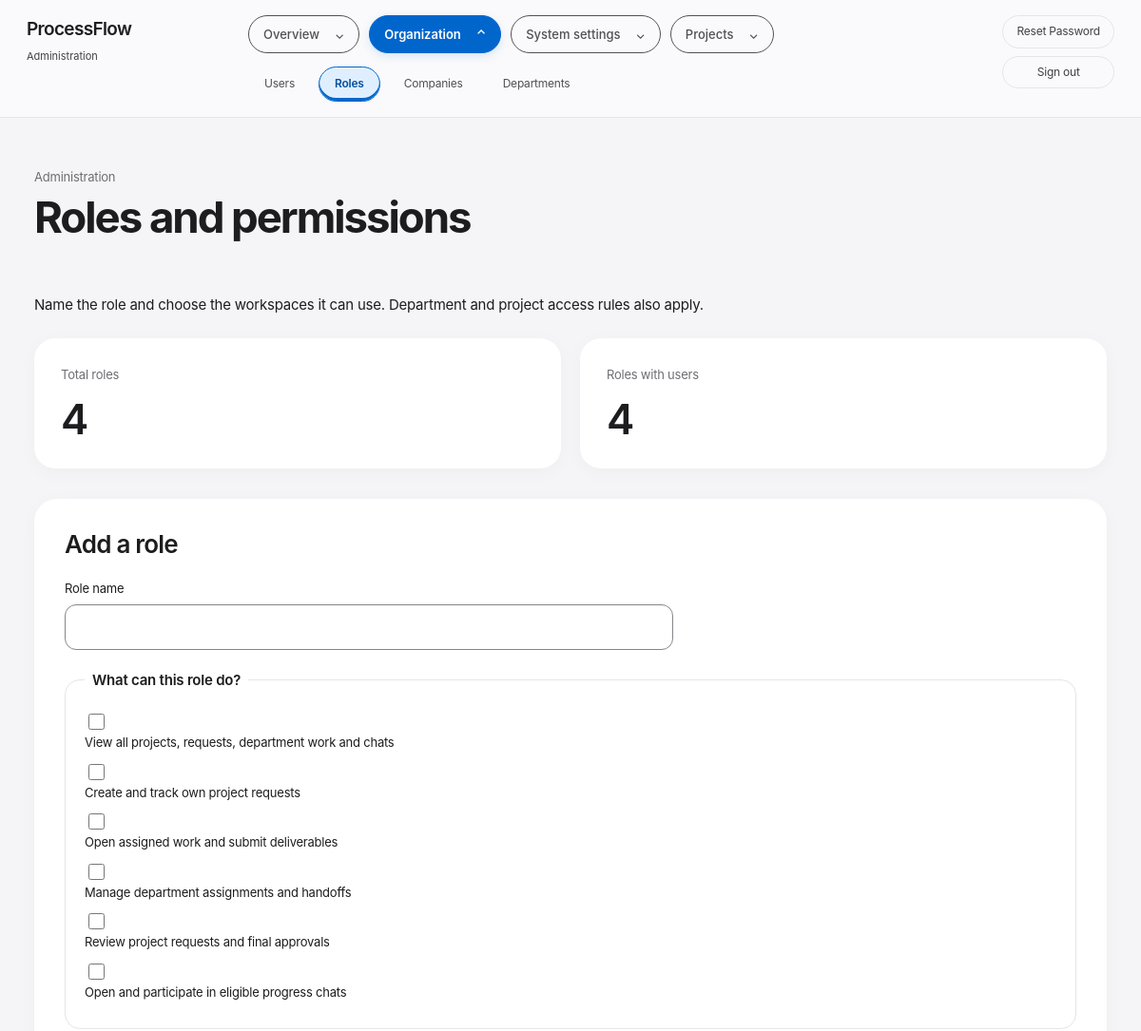
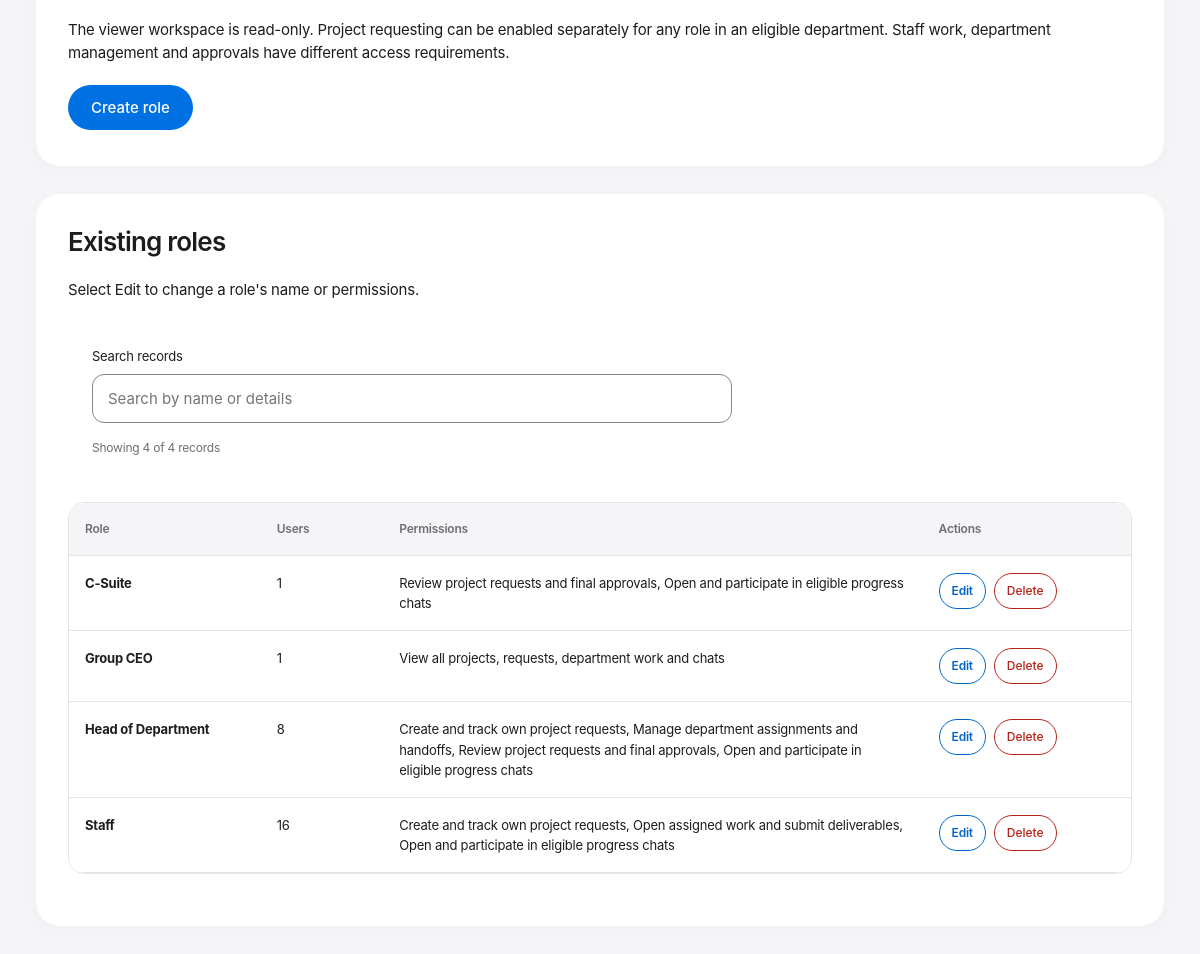
The page /admin/roles.php (signed in) on the database its author committed (2 pictures, top to bottom).
### tables this page shows
CREATE TABLE `bd_access_roles` (
  `id` int(11) NOT NULL AUTO_INCREMENT,
  `name` varchar(100) NOT NULL,
  `workflow_role` varchar(50) NOT NULL,
  `default_key` varchar(50) DEFAULT NULL,
  `can_request` tinyint(4) NOT NULL DEFAULT 0,
  `can_work` tinyint(4) NOT NULL DEFAULT 0,
  `can_manage_department` tinyint(4) NOT NULL DEFAULT 0,
  `can_approve` tinyint(4) NOT NULL DEFAULT 0,
  `can_chat` tinyint(4) NOT NULL DEFAULT 0,
  `can_view_all` tinyint(4) NOT NULL DEFAULT 0,
  `is_deleted` tinyint(4) NOT NULL DEFAULT 0,
  PRIMARY KEY (`id`),
  UNIQUE KEY `name` (`name`),
  UNIQUE KEY `default_key` (`default_key`)
);

### admin/roles.php (the view, shortened to what this page needs)
<?php
require_once __DIR__ . '/../config/db.php';
require_once __DIR__ . '/../config/admin_access.php';
require_once __DIR__ . '/../config/page_helpers.php';
$permissionLabels = ACCESS_PERMISSIONS;
$roles = $pdo
    ->query(
        'SELECT r.*,
    (SELECT COUNT(*) FROM bd_users u WHERE u.access_role_id = r.id OR (u.access_role_id IS NULL AND u.role = r.default_key)) AS user_count,
    (SELECT COUNT(*) FROM bd_approval_role_rules a WHERE a.requester_role_id = r.id OR a.approver_role_id = r.id) AS rule_count
    FROM bd_access_roles r WHERE r.is_deleted = 0 ORDER BY r.name',
    )
    ->fetchAll();
$editing = null;
?>
<!doctype html>
<html lang="en">
<head>
</head>
<body>
    <p>Name the role and choose the workspaces it can use. Department and project access rules also apply.</p>
    <?php foreach (array_filter([['id' => 0, 'name' => ''], $editing]) as $role): $editing = !empty($role['id']); ?>
        <section id="<?= $editing ? 'role-form' : 'add-role' ?>">
            <h2><?= $editing ? 'Edit role' : 'Add a role' ?></h2>
            <form method="post">
                <div>
                    <div>
                        <label>Role name
                            <input name="name" required maxlength="100" value="<?= htmlspecialchars($role['name']) ?>">
                        </label>
                    </div>
                </div>
                <fieldset>
                    <legend>What can this role do?</legend>
                    <?php foreach ($permissionLabels as $key => $label): ?>
                        <div>
                            <input type="checkbox" id="<?= $key . (int) $role['id'] ?>" name="<?= $key ?>"
                                <?= !empty($role[$key]) ? 'checked' : '' ?>>
                            <label for="<?= $key . (int) $role['id'] ?>"><?= htmlspecialchars($label) ?></label>
                        </div>
                    <?php endforeach; ?>
                </fieldset>
                <p>The viewer workspace is read-only. Project requesting can be enabled separately for any role in an
                    eligible department. Staff work, department management and approvals have different access requirements.
                </p>
                <button type="submit"><?= $role['id'] ? 'Save changes' : 'Create role' ?></button>
            </form>
        </section>
    <?php endforeach; ?>
    <section>
        <h2>Existing roles</h2>
        <p>Select Edit to change a role's name or permissions.</p>
        <table>
            <thead>
                <tr>
                    <th>Role</th>
                    <th>Users</th>
                    <th>Permissions</th>
                    <th>Actions</th>
                </tr>
            </thead>
            <tbody>
                <?php foreach ($roles as $role): ?>
                    <tr data-search-group="roles">
                        <td><strong><?= htmlspecialchars($role['name']) ?></strong></td>
                        <td><?= (int) $role['user_count'] ?></td>
                        <td>
                            <?php
                            $enabled = [];
                            foreach ($permissionLabels as $key => $label) {
                                if (!empty($role[$key])) {
                                    $enabled[] = $label;
                                }
                            }
                            echo htmlspecialchars($enabled ? implode(', ', $enabled) : 'No permissions');
                            ?>
                        </td>
                        <td>
                            <div class="record-actions">
                                <a class="action-button" href="roles.php?edit=<?= (int) $role[ 'id' ] ?>#role-form"
                                    aria-label="Edit <?= htmlspecialchars($role['name']) ?> role">Edit</a>
                                <form method="post"
                                    onsubmit="return confirm('Delete this role? Users assigned to it will lose access until an admin assigns another role.')">
                                    <button type="submit" name="delete_role" value="1">Delete</button>
                                </form>
                            </div>
                        </td>
                    </tr>
                <?php endforeach; ?>
            </tbody>
        </table>
    </section>
    </main>
</body>
</html>

### assets/application.css (style rules this page uses)
:root { --canvas: #f5f5f7; --surface: #fff; --ink: #1d1d1f; --muted: #6e6e73; --line: #e5e5e7; --line-strong: #86868b; --nav: #fff; --nav-text: #424245; --nav-hover: #eef5ff; --accent: #0066cc; --accent-hover: #004f9e; --brand: #0071e3; --brand-hover: #0077ed; --brown: #515154; --teal: #0071e3; --olive: #287d3c; --success: #237b38; --success-bg: #edf7ee; --danger: #b42318; --danger-bg: #fff1f0; --focus: #0066cc; --soft-blue: #eef5ff; --shade: #00000026; --font: -apple-system, BlinkMacSystemFont, 'Segoe UI', 'Helvetica Neue', Arial, sans-serif; --sidebar: 250px; }
* { box-sizing: border-box; }
html, body { margin: 0; min-height: 100%; overflow-x: clip; }
body { background: var(--canvas); color: var(--ink); font: 14px/1.55 var(--font); }
a { color: var(--accent); text-underline-offset: 3px; }
:where(a, button, input, select, textarea, summary, [tabindex]):focus-visible { outline: 2px solid var(--focus); outline-offset: 3px; }
h1, h2, h3, h4 { line-height: 1.25; font-weight: 600; overflow-wrap: anywhere; }
h2 { font-size: 22px; margin: 0 0 20px; }
p { margin: 0 0 16px; }
main section { background: var(--surface); border: 1px solid var(--line); border-top: 3px solid var(--brown); padding: 24px; margin: 24px 0; min-width: 0; }
label { display: block; color: var(--ink); font-size: 13px; margin-bottom: 8px; }
input, select, textarea, button { font: inherit; }
input:not([type='checkbox']):not([type='radio']):not([type='hidden']), select, textarea { display: block; width: 100%; max-width: 40rem; background: var(--canvas); color: var(--ink); border: 0; border-bottom: 1px solid var(--line-strong); border-radius: 0; min-height: 44px; padding: 11px 14px; margin: 6px 0 16px; }
input[type='checkbox'], input[type='radio'] { width: 17px; height: 17px; accent-color: var(--accent); vertical-align: middle; margin-right: 7px; }
button { display: inline-block; background: var(--brand); color: var(--ink); border: 1px solid transparent; border-radius: 2px; min-height: 44px; padding: 10px 20px; cursor: pointer; margin: 4px 8px 4px 0; text-align: left; font-weight: 600; }
button[data-intent='danger'] { background: transparent; color: var(--danger); border-color: var(--danger); }
fieldset { border: 1px solid var(--line); padding: 20px; margin: 20px 0; }
legend { padding: 0 8px; font-weight: 600; }
table { width: 100%; border-collapse: collapse; background: var(--surface); text-align: left; font-size: 13px; }
th { background: var(--brown); font-weight: 600; color: var(--surface); }
th, td { border-bottom: 1px solid var(--line); padding: 14px 16px; vertical-align: top; }
td { min-width: 100px; max-width: 440px; overflow-wrap: anywhere; }
td button { font-size: 12px; min-height: 36px; padding: 7px 12px; }
.record-actions { display: flex; flex-wrap: wrap; align-items: center; gap: 8px; }
.record-actions form { margin: 0; }
.record-actions button { margin: 0; }
td:has(> .record-actions) { min-width: 170px; }
.action-button { display: inline-flex; align-items: center; justify-content: center; min-height: 36px; padding: 7px 12px; border: 1px solid var(--accent); border-radius: 2px; color: var(--accent); background: transparent; font-size: 12px; font-weight: 600; line-height: 1.55; text-decoration: none; }
:root { --bubble-shadow: 0 5px 18px #0000000a; --bubble-active-shadow: 0 5px 16px #0071e338; }
main section { border-radius: 16px; }
body { -webkit-font-smoothing: antialiased; font-size: 15px; letter-spacing: -0.015em; }
h2 { letter-spacing: -0.03em; font-size: 26px; }
main section { border: 0; border-radius: 24px; padding: 32px; box-shadow: 0 4px 20px #00000007; margin-block: 28px; }
button { color: #fff; border-radius: 999px; font-weight: 500; padding-inline: 22px; text-align: center; transition: background-color 160ms ease, box-shadow 160ms ease; }
button[data-intent='danger'], button[data-intent='secondary'] { background: transparent; }
.action-button { border-radius: 999px; }
input:not([type='checkbox']):not([type='radio']):not([type='hidden']), select, textarea { background: var(--surface); border: 1px solid var(--line-strong); border-radius: 12px; min-height: 48px; padding: 12px 15px; }
fieldset { border-radius: 16px; }
th { background: var(--canvas); color: var(--muted); font-size: 12px; }
th, td { padding-block: 17px; }
.table-scroll table { margin: 0; }

### rows shown on the page
bd_access_roles: name "C-Suite", user_count "1", enabled "Review project requests and final approvals, Open and participate in eligible progress chats"
bd_access_roles: name "Group CEO", user_count "1", enabled "View all projects, requests, department work and chats"
bd_access_roles: name "Head of Department", user_count "8", enabled "Create and track own project requests, Manage department assignments and handoffs, Review project requests and final approvals, Open and participate in eligible progress chats"
bd_access_roles: name "Staff", user_count "16", enabled "Create and track own project requests, Open assigned work and submit deliverables, Open and participate in eligible progress chats"

### other values the page prints
$groupLabel "Overview"
$groupLabel "Organization"
$groupLabel "System settings"
$groupLabel "Projects"
$label "Users"
$label "Roles"
$label "Companies"
$label "Departments"
$title "Roles and permissions"
$label "Total roles"
$count "4"
$label "Roles with users"
$label "View all projects, requests, department work and chats"
$label "Create and track own project requests"
$label "Open assigned work and submit deliverables"
